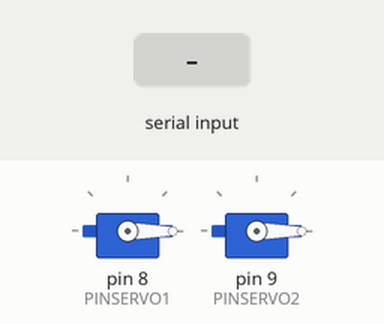
The sketch below on a simulated Arduino Uno, built with avr-gcc and run on an emulated ATmega328P. Parts: 2 × servo. The test bench sets the inputs (shaded band).

Above: at 1.2 s.
1.3 s: byte 1 (1) received over Serial
At 8.9 s:
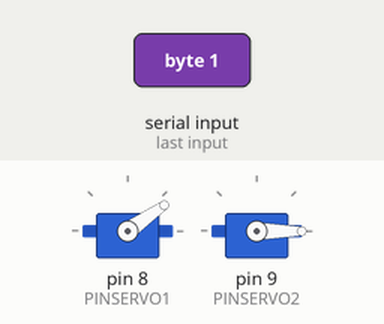
Timing chart, 0 to 9.1 s (numbered marks = the images above; inputs shaded):
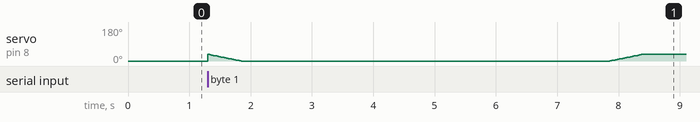

The sketch:

MOTOR_RECEIVER.ino
```cpp
#include <Servo.h>
#define PINSERVO1 8
#define PINSERVO2 9

Servo myServo1;
Servo myServo2;

int posServo1 = 0;
int posServo2 = 0;
int servoCommand;


void setup() {
  Serial.begin(9600);
  myServo1.write(0);
  myServo2.write(0);
  myServo1.attach(PINSERVO1);
  myServo2.attach(PINSERVO2);

}

void loop() {

  servoCommand = Serial.read();


  //MAKES THE ROBOT BOW
  if(servoCommand == 1){
    for(posServo1 = 35; posServo1 >= 0; posServo1-=1){
      myServo1.write(posServo1);
      delay(15);
    }

    delay(6000);

     for(posServo1 = 0; posServo1 <=35 ; posServo1 += 1){
      myServo1.write(posServo1);
      delay(15);
    }
    delay(6000);
  }
  //MAKES THE BASE ROTATE
  else if(servoCommand == 2) {
    for(posServo2 = 0; posServo2 < 180; posServo2 +=1 ){
      myServo2.write(posServo2);
      delay(15);
    }

    delay(6000);

     for(posServo2 = 180; posServo2 >=1 ; posServo2-=1){
      myServo2.write(posServo2);
      delay(15);
    }
    delay(6000);
  }
  //servoCommand = 0;
}
```
